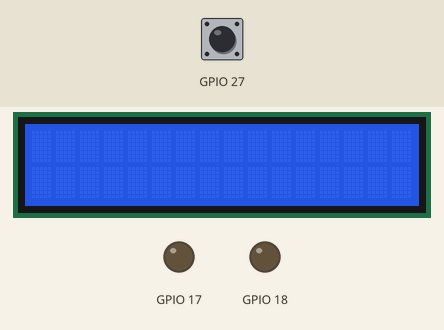
The program below on a simulated Raspberry Pi (BCM pin numbers). Shown: 16×2 character LCD, output pins drawn as LEDs (lit = HIGH). The test bench sets the inputs (shaded band); at power-on: GPIO 27 HIGH. The clock reads 2024-03-15 10:24:30 at power-on unless the program sets it; what the program prints to the terminal is not drawn.

Above: at 0.5 s.
Timing chart, 0 to 2.0 s (numbered marks = the images above):
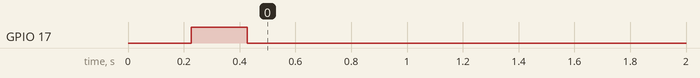

Measured:
- by itself, GPIO 17: LOW → HIGH at 0.23 s, → LOW 0.20 s later

The program:

alert.py
```python
import RPi.GPIO as GPIO
import lcddriver # including the module for communicating with the LCD
import time


GPIO.setwarnings(False)
GPIO.setmode(GPIO.BCM)
GPIO.setup(18,GPIO.OUT)

# Load the driver and set it to "display"
# If you use something from the driver library use the "display." prefix first
display = lcddriver.lcd()

def reading(sensor):

    if sensor == 0:
        GPIO.setup(17,GPIO.OUT)
        GPIO.setup(27,GPIO.IN)
        GPIO.output(17, GPIO.LOW)
        time.sleep(0.00001)
        GPIO.output(17, True)
        time.sleep(0.2)
        GPIO.output(17, False)
        while GPIO.input(27) == 0:
            signaloff = time.time()
        while GPIO.input(27) == 1:
            signalon = time.time()
        timepassed = signalon - signaloff
        distance = timepassed * 17000
        return distance
    else:
        print("Invalid Function")
print("The distance in centimeter is :")
while 1:
    print(reading(0))
    if (reading(0) < 5):
        # To print on the LCD screen
        #display.lcd_display_string("ALERT! VEHICLE",1) # Write line of text to first line of display
        #display.lcd_display_string("TOO CLOSE",2) # Write line of text to second line of display
        print("ALERT !!! VEHICLE TOO CLOSE ")
        GPIO.output(18,GPIO.HIGH)
    elif (reading(0) > 5):
        #display.lcd_clear() #to clear the message displayed onto the LCD screen
        GPIO.output(18,GPIO.LOW)
    time.sleep(2)
```

lcddriver.py
```python
# Driver library for LCD display. Provided by Ryanteck LTD.
# The procedures below can all be called in your own code!
# You can just stick to the print string one though ;-)

# This is the driver library for the LCD display
# It contains some functions that you can call in your own program
# Just remember that in order to use it you have to import it
# You can do that with the line: import lcddriver
# Make sure that lcddriver is in the same directory though!
# Credit for this code goes to "natbett" of the Raspberry Pi Forum 18/02/13

import i2c_lib
from time import *

# LCD Address
ADDRESS = 0x27

# commands
LCD_CLEARDISPLAY = 0x01
LCD_RETURNHOME = 0x02
LCD_ENTRYMODESET = 0x04
LCD_DISPLAYCONTROL = 0x08
LCD_CURSORSHIFT = 0x10
LCD_FUNCTIONSET = 0x20
LCD_SETCGRAMADDR = 0x40
LCD_SETDDRAMADDR = 0x80

# flags for display entry mode
LCD_ENTRYRIGHT = 0x00
LCD_ENTRYLEFT = 0x02
LCD_ENTRYSHIFTINCREMENT = 0x01
LCD_ENTRYSHIFTDECREMENT = 0x00

# flags for display on/off control
LCD_DISPLAYON = 0x04
LCD_DISPLAYOFF = 0x00
LCD_CURSORON = 0x02
LCD_CURSOROFF = 0x00
LCD_BLINKON = 0x01
LCD_BLINKOFF = 0x00

# flags for display/cursor shift
LCD_DISPLAYMOVE = 0x08
LCD_CURSORMOVE = 0x00
LCD_MOVERIGHT = 0x04
LCD_MOVELEFT = 0x00

# flags for function set
LCD_8BITMODE = 0x10
LCD_4BITMODE = 0x00
LCD_2LINE = 0x08
LCD_1LINE = 0x00
LCD_5x10DOTS = 0x04
LCD_5x8DOTS = 0x00

# flags for backlight control
LCD_BACKLIGHT = 0x08
LCD_NOBACKLIGHT = 0x00

En = 0b00000100 # Enable bit
Rw = 0b00000010 # Read/Write bit
Rs = 0b00000001 # Register select bit

class lcd:
   #initializes objects and lcd
   def __init__(self):
      self.lcd_device = i2c_lib.i2c_device(ADDRESS)

      self.lcd_write(0x03)
      self.lcd_write(0x03)
      self.lcd_write(0x03)
      self.lcd_write(0x02)

      self.lcd_write(LCD_FUNCTIONSET | LCD_2LINE | LCD_5x8DOTS | LCD_4BITMODE)
      self.lcd_write(LCD_DISPLAYCONTROL | LCD_DISPLAYON)
      self.lcd_write(LCD_CLEARDISPLAY)
      self.lcd_write(LCD_ENTRYMODESET | LCD_ENTRYLEFT)
      sleep(0.2)

   # clocks EN to latch command
   def lcd_strobe(self, data):
      self.lcd_device.write_cmd(data | En | LCD_BACKLIGHT)
      sleep(.0005)
      self.lcd_device.write_cmd(((data & ~En) | LCD_BACKLIGHT))
      sleep(.0001)

   def lcd_write_four_bits(self, data):
      self.lcd_device.write_cmd(data | LCD_BACKLIGHT)
      self.lcd_strobe(data)

   # write a command to lcd
   def lcd_write(self, cmd, mode=0):
      self.lcd_write_four_bits(mode | (cmd & 0xF0))
      self.lcd_write_four_bits(mode | ((cmd << 4) & 0xF0))

   # put string function
   def lcd_display_string(self, string, line):
      if line == 1:
         self.lcd_write(0x80)
      if line == 2:
         self.lcd_write(0xC0)
      if line == 3:
         self.lcd_write(0x94)
      if line == 4:
         self.lcd_write(0xD4)

      for char in string:
         self.lcd_write(ord(char), Rs)

   # clear lcd and set to home
   def lcd_clear(self):
      self.lcd_write(LCD_CLEARDISPLAY)
      self.lcd_write(LCD_RETURNHOME)
```

i2c_lib.py
```python
import smbus
from time import *

class i2c_device:
   def __init__(self, addr, port=1):
      self.addr = addr
      self.bus = smbus.SMBus(port)

# Write a single command
   def write_cmd(self, cmd):
      self.bus.write_byte(self.addr, cmd)
      sleep(0.0001)

# Write a command and argument
   def write_cmd_arg(self, cmd, data):
      self.bus.write_byte_data(self.addr, cmd, data)
      sleep(0.0001)

# Write a block of data
   def write_block_data(self, cmd, data):
      self.bus.write_block_data(self.addr, cmd, data)
      sleep(0.0001)

# Read a single byte
   def read(self):
      return self.bus.read_byte(self.addr)

# Read
   def read_data(self, cmd):
      return self.bus.read_byte_data(self.addr, cmd)

# Read a block of data
   def read_block_data(self, cmd):
      return self.bus.read_block_data(self.addr, cmd)
```
